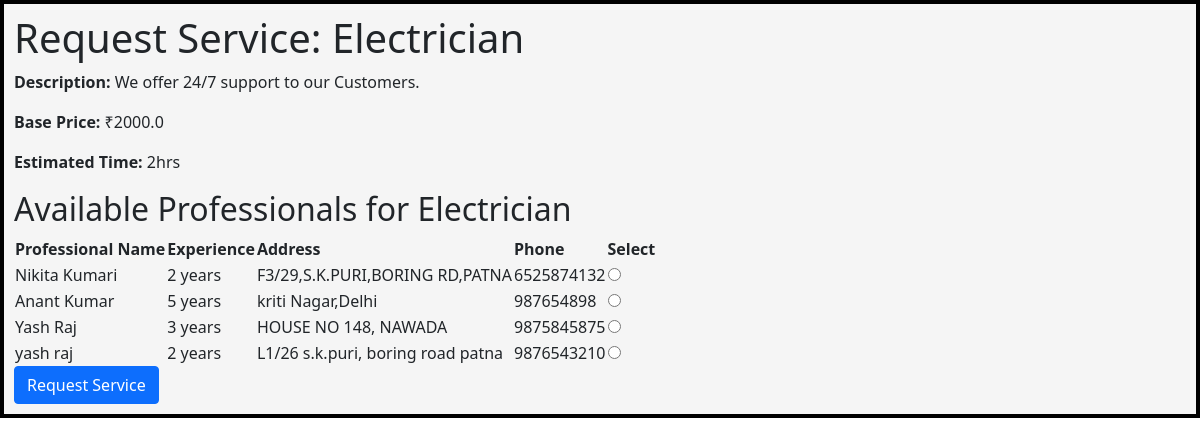
Page /customer/request_service_with_filters/2 on the committed database.
### models.py (models this page shows)
class Service(db.Model):
    __tablename__ = 'services'
    id = db.Column(db.Integer, primary_key=True)
    name = db.Column(db.String(100), nullable=False)
    base_price = db.Column(db.Float, nullable=False)
    time_required = db.Column(db.String(50))
    description = db.Column(db.Text, nullable=True)
    service_requests = db.relationship('ServiceRequest', backref='service', lazy=True)
    professionals = db.relationship('ServiceProfessional', back_populates='service')

class ServiceProfessional(db.Model):
    __tablename__ = 'service_professionals'
    id = db.Column(db.Integer, db.ForeignKey('users.id'), primary_key=True)
    name = db.Column(db.String(100), nullable=False)
    service_type = db.Column(db.String, nullable=False)
    service_id = db.Column(db.Integer, db.ForeignKey('services.id'),nullable=True)
    experience = db.Column(db.Integer, nullable=False)
    address = db.Column(db.String, nullable=False)
    pincode = db.Column(db.String, nullable=False)
    phone = db.Column(db.String())
    profile_verified = db.Column(db.Boolean, default=False) # to mark if the admin verifies the professional
    rejected = db.Column(db.Boolean,default=0) #to mark rejection
    documents = db.Column(db.String) #link to attached documents
    status = db.Column(db.String(10),default='Active')
    service_requests = db.relationship('ServiceRequest', backref='service_professional', lazy=True)
    service = db.relationship('Service', back_populates='professionals')

### controllers.py (the view)
@app.route('/customer/request_service_with_filters/<int:service_id>',methods=['GET'])
def request_service_with_filters(service_id):
    service = Service.query.get_or_404(service_id)
    address_filter = request.args.get('address')
    experience_filter = request.args.get('experience')
    query = ServiceProfessional.query.filter_by(service_type=service.name, profile_verified=True)
    if address_filter:
        query = query.filter(ServiceProfessional.address.contains(address_filter))
    if experience_filter:
        query = query.filter(ServiceProfessional.experience >= int(experience_filter))
    professionals =ServiceProfessional.query.all()
    return render_template('request_service.html', service=service, professionals=professionals)

### templates/request_service.html (shortened to what this page needs)
<!DOCTYPE html>
<html lang="en">
<head>
    <link rel="stylesheet" href="{{url_for('static',filename='style.css')}}">
    <link href="https://cdn.jsdelivr.net/npm/bootstrap@5.1.3/dist/css/bootstrap.min.css" rel="stylesheet">
</head>
<body>
    <div id="main">
        <div id="canvas">
   <h1>Request Service: {{ service.name }}</h1>
<p><strong>Description:</strong> {{ service.description }}</p>
<p><strong>Base Price:</strong> ₹{{ service.base_price }}</p>
<p><strong>Estimated Time:</strong> {{ service.time_required }}</p>
<h2>Available Professionals for {{ service.name }}</h2>
{% if professionals %}
<form method="POST">
   <div class="table-responsive">
    <table class="table-stripped">
        <thead>
            <tr>
                <th>Professional Name</th>
                <th>Experience</th>
                <th>Address</th>
                <th>Phone</th>
                <th>Select</th>
            </tr>
        </thead>
        <tbody>
            {% for professional in professionals %}
            <tr>
                <td>{{ professional.name }}</td>
                <td>{{ professional.experience }} years</td>
                <td>{{ professional.address }}</td>
                <td>{{ professional.phone }}</td>
                <td>
                    <input type="radio" name="professional_id" value="{{ professional.id }}" required>
                </td>
            </tr>
            {% endfor %}
        </tbody>
    </table>
    <button type="submit"  class="btn btn-primary">Request Service</button>
  </form>
  {% else %}
  <p>No professionals avialable for this service at this moment.</p>
    {% endif %}
  </div>
      </div>
  </body>
</html>

### static/style.css (style rules this page uses)
#main, #canvas { border: 2px solid black; background-color: rgba(31, 27, 27, 0.295); }
#canvas { width: auto; margin: auto; height: auto; padding: 10px; background-color:whitesmoke; }

### rows in the picture
Service: name "Electrician", description "We offer 24/7 support to our Customers.", base_price "2000.0", time_required "2hrs"
ServiceProfessional: name "Nikita Kumari", experience "2", address "F3/29,S.K.PURI,BORING RD,PATNA", phone "6525874132"
ServiceProfessional: name "Anant Kumar", experience "5", address "kriti Nagar,Delhi", phone "987654898"
ServiceProfessional: name "Yash Raj", experience "3", address "HOUSE NO 148, NAWADA", phone "9875845875"
ServiceProfessional: name "yash raj", experience "2", address "L1/26 s.k.puri, boring road patna", phone "9876543210"
